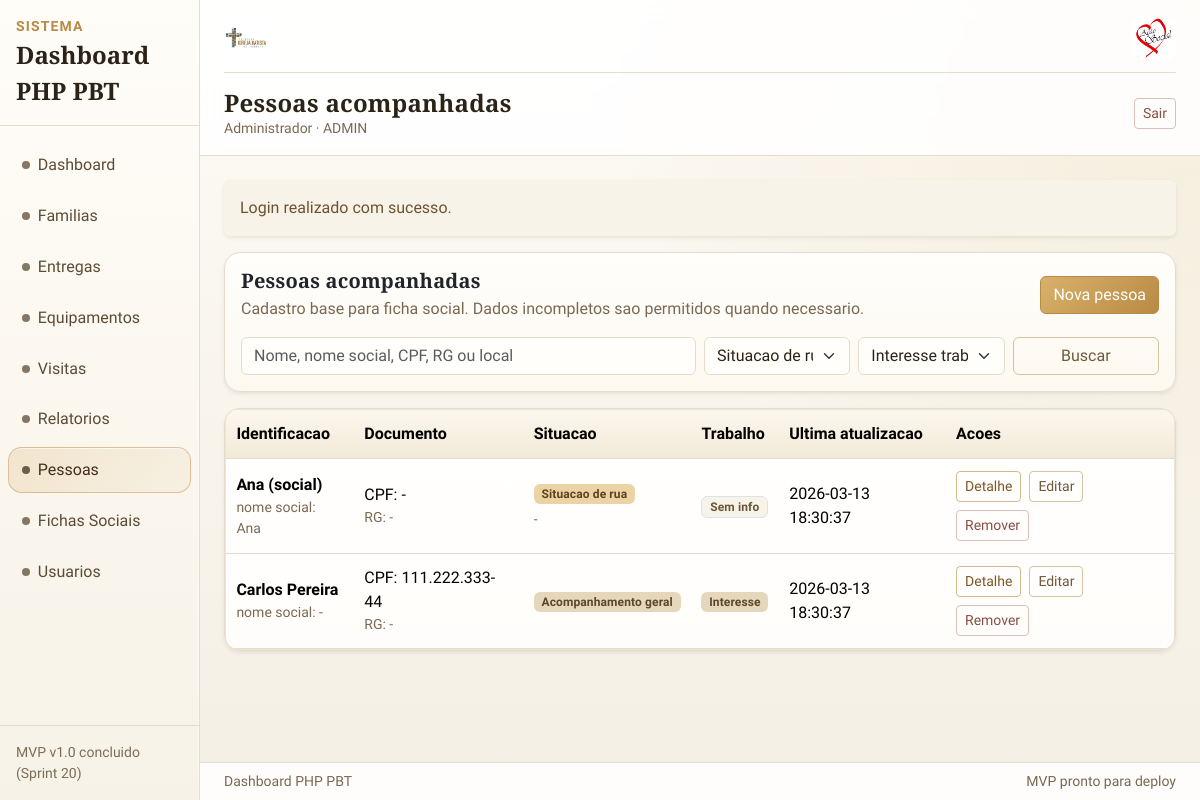
Page /people (signed in) on the committed database.
### tables this page shows
CREATE TABLE IF NOT EXISTS people (
  id INT AUTO_INCREMENT PRIMARY KEY,
  full_name VARCHAR(160) NULL,
  social_name VARCHAR(160) NULL,
  cpf VARCHAR(14) NULL UNIQUE,
  rg VARCHAR(20) NULL,
  birth_date DATE NULL,
  approx_age INT NULL,
  gender VARCHAR(20) NULL,
  is_homeless TINYINT(1) NOT NULL DEFAULT 0,
  homeless_time VARCHAR(20) NULL,
  stay_location VARCHAR(200) NULL,
  has_family_in_region TINYINT(1) NOT NULL DEFAULT 0,
  family_contact VARCHAR(200) NULL,
  education_level VARCHAR(40) NULL,
  profession_skills VARCHAR(200) NULL,
  formal_work_history TINYINT(1) NOT NULL DEFAULT 0,
  work_interest TINYINT(1) NOT NULL DEFAULT 0,
  work_interest_detail VARCHAR(200) NULL,
  created_at DATETIME NOT NULL DEFAULT CURRENT_TIMESTAMP,
  updated_at DATETIME NULL DEFAULT NULL ON UPDATE CURRENT_TIMESTAMP,
  INDEX idx_people_full_name (full_name),
  INDEX idx_people_social_name (social_name),
  INDEX idx_people_is_homeless (is_homeless),
  INDEX idx_people_updated_at (updated_at)
);

### app/Views/people/index.php (the view, shortened to what the rows shown need)
<div class="card border-0 shadow-sm mb-3">
    <div class="card-body">
        <div class="d-flex flex-column flex-md-row justify-content-between align-items-md-center gap-2 mb-3">
            <div>
                <h2 class="h5 mb-1">Pessoas acompanhadas</h2>
            </div>
        </div>
    </div>
</div>
<div class="card border-0 shadow-sm">
    <div class="table-responsive">
        <table class="table align-middle mb-0">
            <thead>
                <tr>
                    <th>Identificacao</th>
                    <th>Documento</th>
                    <th>Situacao</th>
                    <th>Trabalho</th>
                    <th>Ultima atualizacao</th>
                    <th>Acoes</th>
                </tr>
            </thead>
            <tbody>
            <?php if (empty($people)) : ?>
                <tr>
                    <td colspan="6" class="text-secondary p-4">Nenhuma pessoa encontrada.</td>
                </tr>
            <?php else : ?>
                <?php foreach ($people as $person) : ?>
                    <?php $id = (int) ($person['id'] ?? 0); ?>
                    <tr>
                        <td>
                            <div class="fw-semibold"><?= htmlspecialchars((string) (($person['full_name'] ?? '') ?: ($person['social_name'] ?? 'Sem identificacao')), ENT_QUOTES, 'UTF-8') ?></div>
                            <div class="small text-secondary">
                                nome social: <?= htmlspecialchars((string) (($person['social_name'] ?? '') ?: '-'), ENT_QUOTES, 'UTF-8') ?>
                            </div>
                        </td>
                        <td>
                            <div>CPF: <?= htmlspecialchars((string) (($person['cpf'] ?? '') ?: '-'), ENT_QUOTES, 'UTF-8') ?></div>
                            <div class="small text-secondary">RG: <?= htmlspecialchars((string) (($person['rg'] ?? '') ?: '-'), ENT_QUOTES, 'UTF-8') ?></div>
                        </td>
                        <td>
                            <?php if ((int) ($person['is_homeless'] ?? 0) === 1) : ?>
                                <span class="badge text-bg-warning">Situacao de rua</span>
                                <div class="small text-secondary mt-1"><?= htmlspecialchars((string) (($person['homeless_time'] ?? '') ?: '-'), ENT_QUOTES, 'UTF-8') ?></div>
                            <?php else : ?>
                                <span class="badge text-bg-success">Acompanhamento geral</span>
                            <?php endif; ?>
                        </td>
                        <td>
                            <?= ((int) ($person['work_interest'] ?? 0) === 1)
                                ? '<span class="badge text-bg-success">Interesse</span>'
                                : '<span class="badge text-bg-light border">Sem info</span>' ?>
                        </td>
                        <td><?= htmlspecialchars((string) (($person['updated_at'] ?? '') ?: ($person['created_at'] ?? '-')), ENT_QUOTES, 'UTF-8') ?></td>
                        <td>
                            <div class="d-flex flex-wrap gap-2">
                                <a class="btn btn-sm btn-outline-primary" href="/people/show?id=<?= $id ?>">Detalhe</a>
                                <a class="btn btn-sm btn-outline-secondary" href="/people/edit?id=<?= $id ?>">Editar</a>
                                <form method="post" action="/people/delete?id=<?= $id ?>" class="m-0" onsubmit="return confirm('Remover pessoa acompanhada e historico vinculado?');">
                                    <button type="submit" class="btn btn-sm btn-outline-danger">Remover</button>
                                </form>
                            </div>
                        </td>
                    </tr>
                <?php endforeach; ?>
            <?php endif; ?>
            </tbody>
        </table>
    </div>
</div>

### rows in the picture
people: full_name "Ana (social)", social_name "Ana", cpf "-", rg "-", homeless_time "-", work_interest "Sem info", created_at "2026-03-13 18:30:37"
people: full_name "Carlos Pereira", social_name "-", cpf "111.222.333-44", rg "-", is_homeless "Acompanhamento geral", work_interest "Interesse", created_at "2026-03-13 18:30:37"

### other values in the picture
$layoutAppName "Dashboard PHP PBT"
$item['label'] "Dashboard"
$item['label'] "Familias"
$item['label'] "Entregas"
$item['label'] "Equipamentos"
$item['label'] "Visitas"
$item['label'] "Relatorios"
$item['label'] "Pessoas"
$item['label'] "Fichas Sociais"
$item['label'] "Usuarios"
$layoutTitle "Pessoas acompanhadas"
$layoutUserName "Administrador"
$layoutUserRole "ADMIN"
$success "Login realizado com sucesso."
